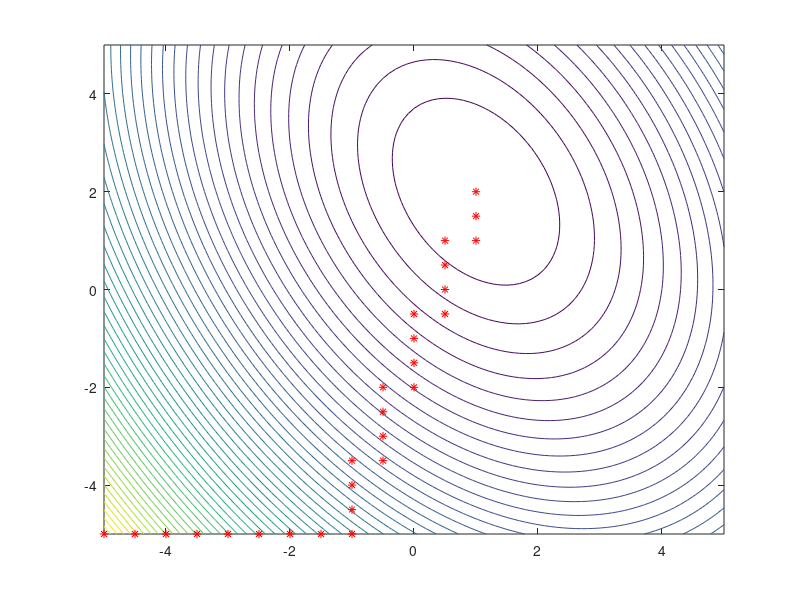

MATLAB code to generate this figure:
function minimal = met_spadku()
F = inline('2.*x.^2 + y.^2 + x.*y - 6.*x - 5.*y + 8');
vx = -5:0.1:5;
vy = -5:0.1:5;
[x,y] = meshgrid(vx, vy);
z = 2.*x.^2 + y.^2 + x.*y - 6.*x - 5.*y + 8;
contour(x,y,z,50)
x0 = -5;
y0 = -5;
hold on;
plot(x0, y0, 'r*');
alpha = 0.5;
min_found = false;
while ~min_found
    val(1) = F(x0, y0);
    val(2) = F(x0+alpha, y0);
    val(3)= F(x0-alpha, y0);
    val(4)= F(x0, y0+alpha);
    val(5)= F(x0, y0-alpha);
    [min_val, index] = min(val);
    switch index
        case 1
            min_found = true;
            break;
        case 2
            x0 = x0 + alpha;
        case 3
            x0 = x0 - alpha;
        case 4
            y0 = y0 + alpha;
        case 5
            y0 = y0 - alpha;
    end
    plot(x0, y0, 'r*')
end
minimal(1) = x0;
minimal(2) = y0;
end